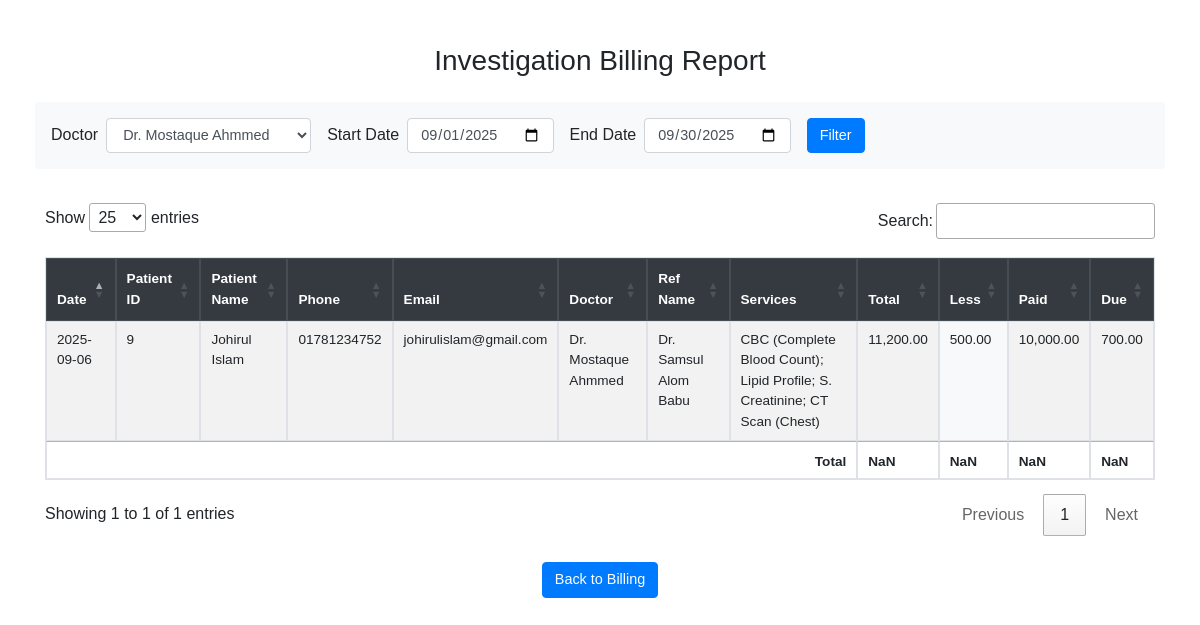
Page /billing_report.php?doctor=Dr. Mostaque Ahmmed on the committed database.
### tables this page shows
CREATE TABLE patients (
        patient_id INTEGER PRIMARY KEY AUTOINCREMENT,
        old_id TEXT,
        date TEXT,
        patient_name TEXT,
        sex TEXT,
        age TEXT,
        phone TEXT,
        email TEXT,
        ref_doctors TEXT,
        ref_name TEXT,
        delivery_date TEXT,
        delivery_time TEXT,
        remarks TEXT,
        less_total REAL,
        less_percent_total REAL,
        paid REAL,
        send_sms INTEGER,
        send_email INTEGER,
        created_at TEXT,
        updated_at TEXT,
        address TEXT
    );

### billing_report.php (the view, shortened to what this page needs)
<?php
include 'db_sqlite.php';
$doctor_stmt = $pdo->query("SELECT DISTINCT ref_doctors FROM patients WHERE ref_doctors IS NOT NULL AND ref_doctors != '' ORDER BY ref_doctors");
$doctors = $doctor_stmt->fetchAll(PDO::FETCH_COLUMN);
$startDate = $_GET['start_date'] ?? date('Y-m-01');
$endDate = $_GET['end_date'] ?? date('Y-m-t');
$sql = "
  SELECT
    p.date,
    p.patient_id,
    p.patient_name,
    p.phone,
    p.email,
    p.ref_doctors AS doctor,
    p.ref_name,
    GROUP_CONCAT(b.service_name, '; ') AS services,
    SUM(b.final_price) AS total,
    p.less_total,
    p.paid,
    (SUM(b.final_price) - p.less_total - p.paid) AS due
  FROM billing b
  JOIN patients p ON b.patient_id = p.patient_id
  WHERE p.date BETWEEN ? AND ?
";
$params = [$startDate, $endDate];
if (!empty($_GET['doctor'])) {
    if ($_GET['doctor'] === 'EMPTY') {
        $sql .= " AND (p.ref_doctors IS NULL OR p.ref_doctors = '')";
    } else {
        $sql .= " AND p.ref_doctors = ?";
        $params[] = $_GET['doctor'];
    }
}
$sql .= " GROUP BY p.patient_id, p.date, p.patient_name, p.phone, p.email, p.ref_doctors, p.ref_name, p.paid, p.less_total
  ORDER BY p.date DESC";
$stmt = $pdo->prepare($sql);
$stmt->execute($params);
$rows = $stmt->fetchAll(PDO::FETCH_ASSOC);
?>
<!DOCTYPE html>
<html>
<head>
  <link rel="stylesheet" href="https://stackpath.bootstrapcdn.com/bootstrap/4.5.2/css/bootstrap.min.css">
  <link rel="stylesheet" href="https://cdn.datatables.net/1.13.6/css/jquery.dataTables.min.css">
  <link rel="stylesheet" href="https://cdn.datatables.net/buttons/2.4.1/css/buttons.dataTables.min.css">
</head>
<body>
<div class="container py-4">
  <h3 class="mb-4 text-center">Investigation Billing Report</h3>
  <form method="GET" class="form-inline mb-4 bg-light p-3 rounded">
    <label class="mr-2">Doctor</label>
    <select name="doctor" id="doctorFilter" class="form-control mr-3">
      <?php foreach ($doctors as $doc): ?>
        <option value="<?= htmlspecialchars($doc) ?>" <?= (isset($_GET['doctor']) && $_GET['doctor'] === $doc) ? 'selected' : '' ?>>
          <?= htmlspecialchars($doc) ?>
        </option>
      <?php endforeach ?>
    </select>
    <label class="mr-2">Start Date</label>
    <input type="date" name="start_date" class="form-control mr-3" value="<?= $startDate ?>">
    <label class="mr-2">End Date</label>
    <input type="date" name="end_date" class="form-control mr-3" value="<?= $endDate ?>">
    <button class="btn btn-primary" type="submit">Filter</button>
  </form>
  <table id="billingTable" class="table table-bordered table-striped">
    <thead class="thead-dark">
      <tr>
        <th>Date</th>
        <th>Patient ID</th>
        <th>Patient Name</th>
        <th>Phone</th>
        <th>Email</th>
        <th>Doctor</th>
        <th>Ref Name</th>
        <th>Services</th>
        <th>Total</th>
        <th>Less</th>
        <th>Paid</th>
        <th>Due</th>
      </tr>
    </thead>
    <tbody>
      <?php foreach ($rows as $row): ?>
        <tr>
          <td><?= $row['date'] ?></td>
          <td><?= $row['patient_id'] ?></td>
          <td><?= htmlspecialchars($row['patient_name']) ?></td>
          <td><?= htmlspecialchars($row['phone']) ?></td>
          <td><?= htmlspecialchars($row['email'] ?? 'N/A') ?></td>
          <td><?= htmlspecialchars($row['doctor'] ?? 'N/A') ?></td>
          <td><?= htmlspecialchars($row['ref_name'] ?? 'N/A') ?></td>
          <td><?= htmlspecialchars($row['services']) ?></td>
          <td><?= number_format($row['total'], 2) ?></td>
          <td class="discount-column"><?= number_format($row['less_total'], 2) ?></td>
          <td><?= number_format($row['paid'], 2) ?></td>
          <td><?= number_format($row['due'], 2) ?></td>
        </tr>
      <?php endforeach ?>
    </tbody>
    <tfoot>
      <tr>
        <th colspan="8" class="text-right">Total</th>
        <th></th>
        <th></th>
        <th></th>
        <th></th>
      </tr>
    </tfoot>
  </table>
  <div class="text-center mt-3">
    <a href="bill.php" class="btn btn-primary">Back to Billing</a>
  </div>
</div>
</body>
</html>

### billing_report.php (style rules this page uses)
body { font-family: Arial; padding: 20px; }
.container { max-width: 1400px; }
.table th, .table td { padding: .5rem; }
.form-control { font-size: 0.9rem; }
.btn { font-size: 0.9rem; }
#billingTable { font-size: 0.85rem; }
.discount-column { background-color: #f8f9fa; }

### rows in the picture
patients: date "2025-09-06", patient_id "9", patient_name "Johirul Islam", phone "01781234752", email "johirulislam@gmail.com", ref_doctors "Dr. Mostaque Ahmmed", ref_name "Dr. Samsul Alom Babu", services "CBC (Complete Blood Count); Lipid Profile; S. Creatinine; CT Scan (Chest)", total "11,200.00", less_total "500.00", paid "10,000.00", due "700.00"

### other values in the picture
form field doctor "Dr. Mostaque Ahmmed"
